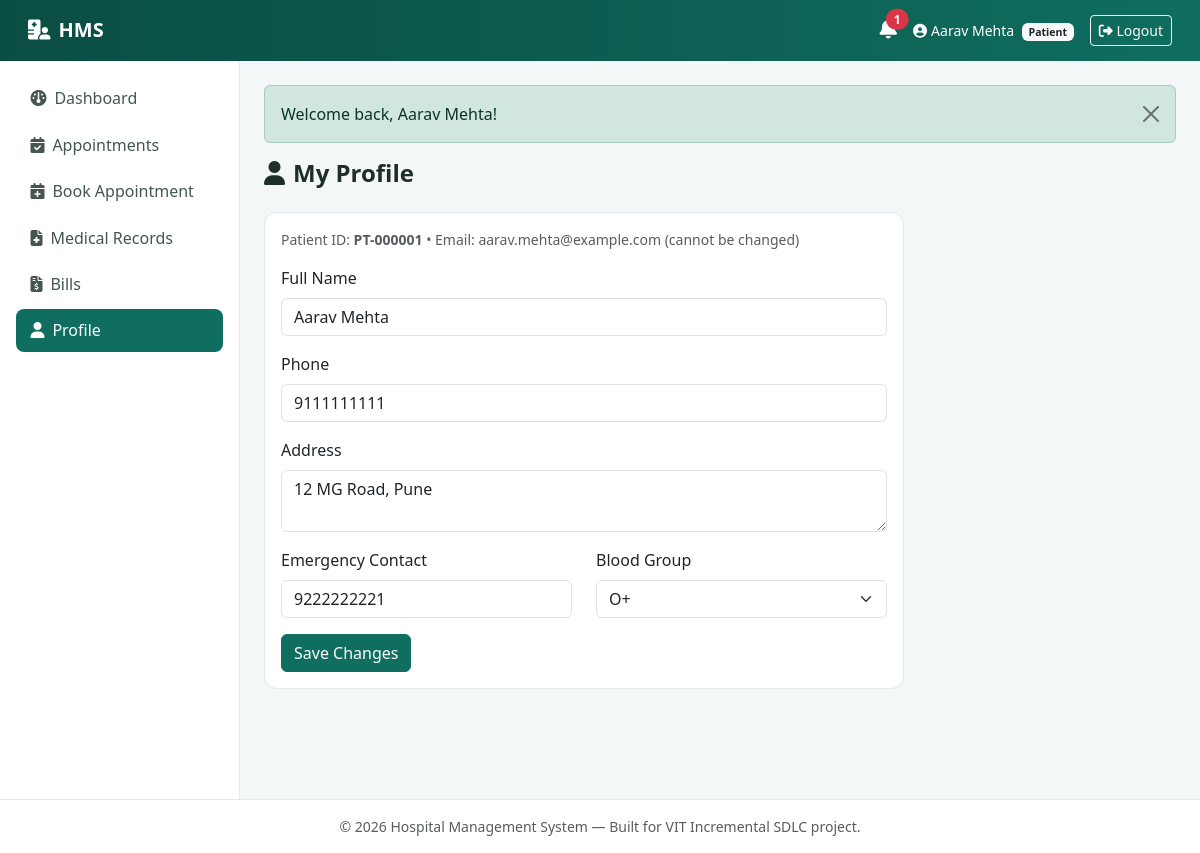
The page /patient/profile.php (signed in) on the database its author committed.
### tables this page shows
CREATE TABLE patients (
    id INT AUTO_INCREMENT PRIMARY KEY,
    user_id INT NOT NULL UNIQUE,
    patient_id VARCHAR(20) NOT NULL UNIQUE,         
    emergency_contact VARCHAR(50) DEFAULT NULL,
    blood_group VARCHAR(5) DEFAULT NULL,
    created_at TIMESTAMP NOT NULL DEFAULT CURRENT_TIMESTAMP,
    CONSTRAINT fk_patients_user FOREIGN KEY (user_id) REFERENCES users(id) ON DELETE CASCADE
);

CREATE TABLE users (
    id INT AUTO_INCREMENT PRIMARY KEY,
    name VARCHAR(150) NOT NULL,
    email VARCHAR(150) NOT NULL UNIQUE,
    password VARCHAR(255) NOT NULL,                
    role ENUM('patient','doctor','admin') NOT NULL,
    phone VARCHAR(20) DEFAULT NULL,
    address VARCHAR(255) DEFAULT NULL,
    date_of_birth DATE DEFAULT NULL,
    status ENUM('active','inactive') NOT NULL DEFAULT 'active',
    created_at TIMESTAMP NOT NULL DEFAULT CURRENT_TIMESTAMP,
    INDEX idx_users_role (role),
    INDEX idx_users_status (status)
);

### includes/functions.php (called while the page is built, shortened)
<?php
function esc(?string $value): string
{
    return htmlspecialchars($value ?? '', ENT_QUOTES, 'UTF-8');
}

### patient/profile.php (the view, shortened to what this page needs)
<?php
$pdo = getDB();
$stmt = $pdo->prepare('SELECT u.*, p.patient_id, p.emergency_contact, p.blood_group FROM users u
                        JOIN patients p ON p.user_id = u.id WHERE u.id = ?');
$stmt->execute([currentUserId()]);
$user = $stmt->fetch();
include __DIR__ . '/../includes/header.php';
include __DIR__ . '/../includes/navbar.php';
?>
<h4 class="fw-bold mb-4"><i class="fa-solid fa-user me-2"></i>My Profile</h4>
<div class="card" style="max-width: 640px;">
  <div class="card-body">
    <div class="mb-3 text-muted small">Patient ID: <strong><?= esc($user['patient_id']) ?></strong> &bull; Email: <?= esc($user['email']) ?> (cannot be changed)</div>
    <form method="POST" data-loading>
      <div class="mb-3">
        <label class="form-label">Full Name</label>
        <input type="text" name="name" class="form-control" required value="<?= esc($user['name']) ?>">
      </div>
      <div class="mb-3">
        <label class="form-label">Phone</label>
        <input type="text" name="phone" class="form-control" required value="<?= esc($user['phone']) ?>">
      </div>
      <div class="mb-3">
        <label class="form-label">Address</label>
        <textarea name="address" class="form-control" rows="2"><?= esc($user['address']) ?></textarea>
      </div>
      <div class="row">
        <div class="col-md-6 mb-3">
          <label class="form-label">Emergency Contact</label>
          <input type="text" name="emergency_contact" class="form-control" value="<?= esc($user['emergency_contact']) ?>">
        </div>
        <div class="col-md-6 mb-3">
          <label class="form-label">Blood Group</label>
          <select name="blood_group" class="form-select">
            <?php foreach (['A+','A-','B+','B-','AB+','AB-','O+','O-'] as $bg): ?>
              <option value="<?= $bg ?>" <?= $user['blood_group'] === $bg ? 'selected' : '' ?>><?= $bg ?></option>
            <?php endforeach; ?>
          </select>
        </div>
      </div>
      <button type="submit" class="btn btn-primary">Save Changes</button>
    </form>
  </div>
</div>
<?php include __DIR__ . '/../includes/footer.php'; ?>

### assets/css/style.css (style rules this page uses)
:root { --hms-primary: #0f6e5f; --hms-primary-dark: #0a4d43; --hms-accent: #2f9e8f; --hms-bg: #f4f7f8; --hms-sidebar-bg: #ffffff; --hms-border: #e3e8ea; }
body { background-color: var(--hms-bg); font-family: 'Segoe UI', Roboto, -apple-system, BlinkMacSystemFont, sans-serif; color: #1f2d2b; }
.card { border-radius: 12px; border: 1px solid var(--hms-border); }
.btn-primary { background: var(--hms-primary); border-color: var(--hms-primary); }

### rows shown on the page
patients: patient "PT-000001", user.email "aarav.mehta@example.com", name "Aarav Mehta", phone "9111111111", address "12 MG Road, Pune", emergency_contact "9222222221", blood_group "O+"

### other values the page prints
$unreadCount "1"
$_SESSION['name'] "Aarav Mehta"
$role "Patient"
$label "Dashboard"
$label "Appointments"
$label "Book Appointment"
$label "Medical Records"
$label "Bills"
$label "Profile"
$flash['message'] "Welcome back, Aarav Mehta!"
